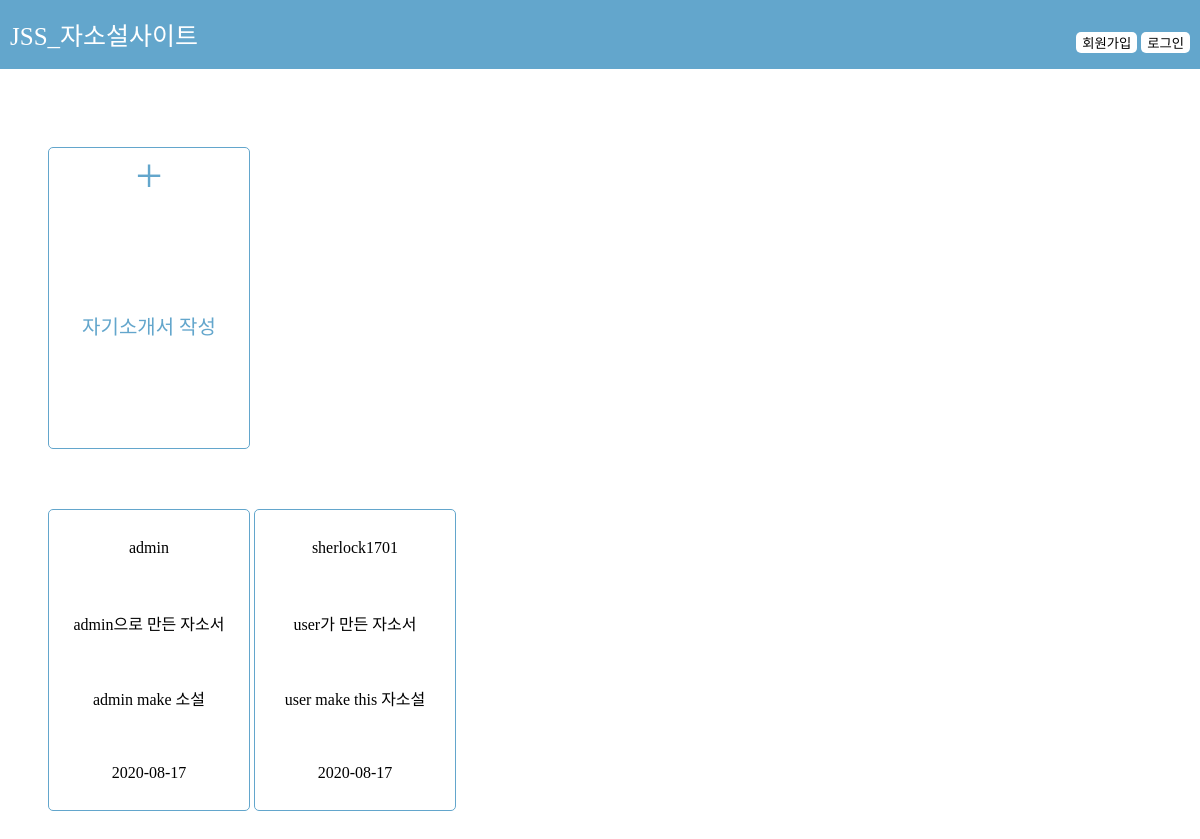
Before: / with the older database file.
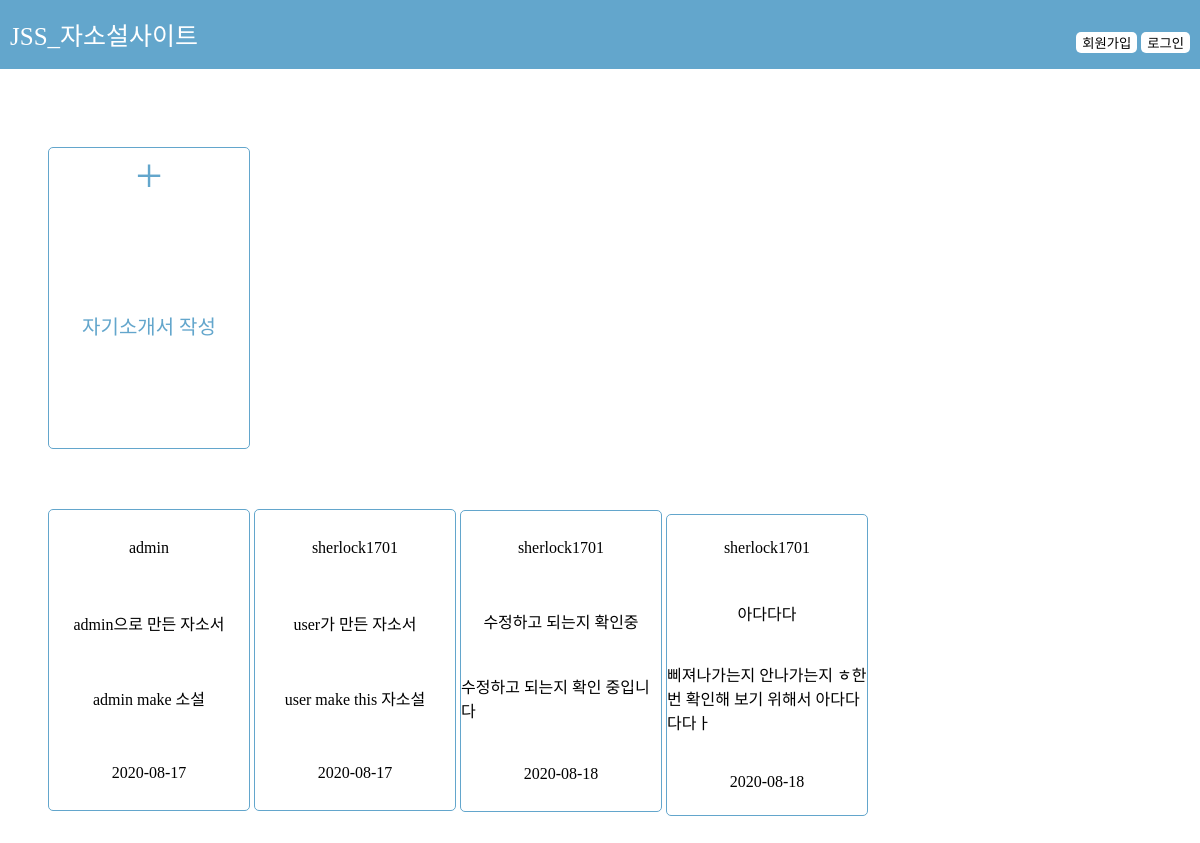
After: the same page with the newer database file.
### main/models.py (models this page shows)
class Jasoseol(models.Model):
    title = models.CharField(max_length=50)#max_length 필수
    content = models.TextField()
    updated_at = models.DateTimeField(auto_now=True)#자동으로 관리가 됨
    author = models.ForeignKey(User, on_delete=models.CASCADE)

### main/views.py (the view)
# urls.py: path('', index, name="index"),
def index(request):
    all_jss = Jasoseol.objects.all()
    return render(request, 'index.html', {'all_jss' : all_jss})

### main/templates/index.html (shortened to what this page needs)
{% extends 'base.html' %}
{% load static %}
{% block link %}{% static 'css/index.css' %}{% endblock %}
{% block content %}
<div class="create_jss">
    <a href="{% url 'create' %}">
        <div class="plus_btn">
            +
        </div>
    </a>
    <p>자기소개서 작성</p>
</div>
<br>
{% for jss in all_jss %}
<a href="{% url 'detail' jss.id %}">
    <div class="all_jss">
        <p>{{ jss.author }}</p>
        <p>{{ jss.title }}</p>
        <p>{{ jss.content }}</p>
        <p>{{ jss.updated_at|date:"Y-m-d"}}</p>
    </div>
</a>
{% endfor %}
{% endblock %}

Changed rows visible on the page:
added Jasoseol: author "sherlock1701", title "수정하고 되는지 확인중", content "수정하고 되는지 확인 중입니다", updated_at "2020-08-18"
added Jasoseol: author "sherlock1701", title "아다다다", content "삐져나가는지 안나가는지 ㅎ한번 확인해 보기 위해서 아다다다다ㅏ", updated_at "2020-08-18"
